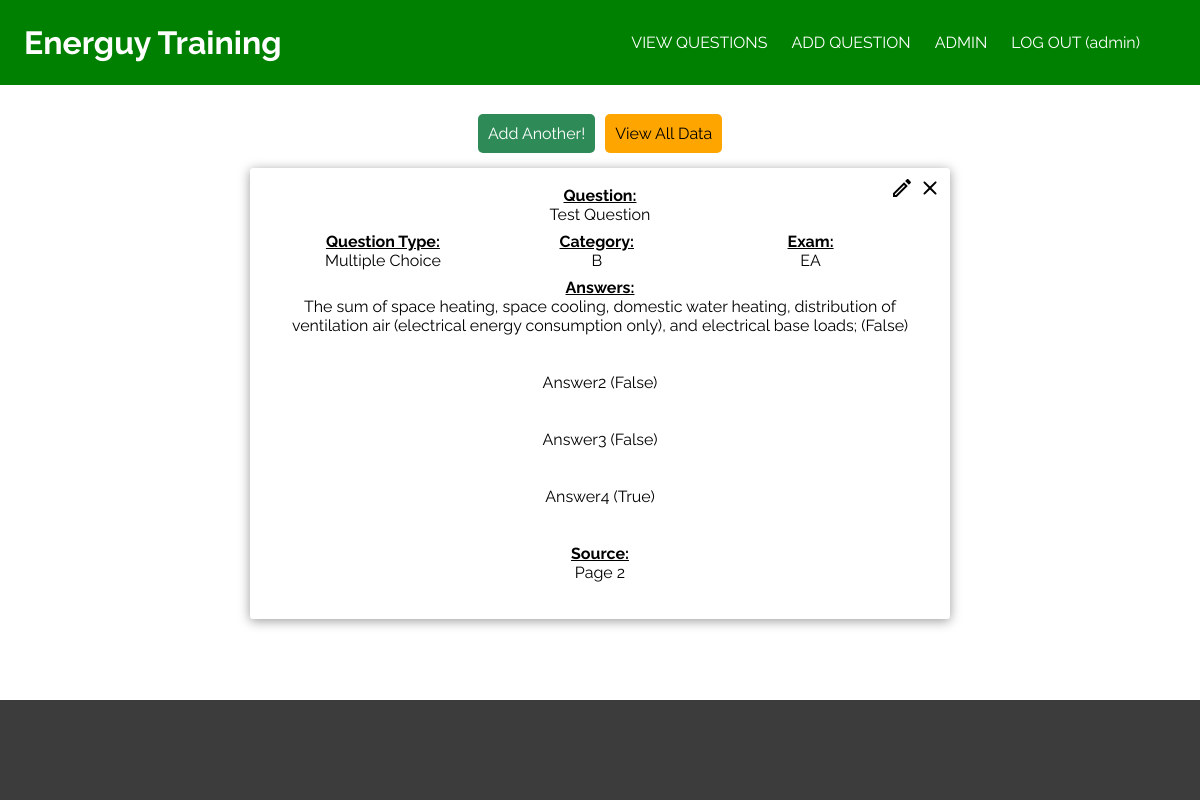
The app's page /add/1 (signed in) with its own data.
### package/models.py (models this page shows, shortened)
class User(db.Model, UserMixin):
  __tablename__ = 'Users'
  id = db.Column(db.Integer, primary_key=True)
  username = db.Column(db.String(1000), unique=True, nullable=False)
  password = db.Column(db.String(1000), nullable=False)

class Question(db.Model):
  __tablename__ = 'Questions'
  id = db.Column(db.Integer, primary_key=True)
  exam = db.Column(db.String(1000), nullable=False)
  category = db.Column(db.String(1000), nullable=False)
  question = db.Column(db.String(1000), nullable=False)
  question_type = db.Column(db.String(1000), nullable=False)
  question_image = db.Column(db.String(1000), nullable=True)
  answer_1 = db.Column(db.String(2000), nullable=False)
  answer_2 = db.Column(db.String(2000), nullable=False)
  answer_3 = db.Column(db.String(2000), nullable=False)
  answer_4 = db.Column(db.String(2000), nullable=False)
  answers = db.Column(db.String(12000), nullable=False)
  source = db.Column(db.String(1000), nullable=False)

### package/routes.py (the view)
@app.route('/add/<int:id>', methods=['GET', 'POST'])
@login_required
def add(id):
  question = Question.query.filter_by(id=id).first()
  questions = Question.query.all()
  if question in questions:
    return render_template('add-another.html', title = 'Add Question', question=question)
  else:
    return render_template('add-another.html', title = 'Add Question')

### package/__init__.py (called while the page is built)
@login_manager.user_loader
def load_user(user_id):
  return User.query.get(int(user_id))

### package/templates/add-another.html (shortened to what this page needs)
{% extends 'base.html' %}
{% block content %}
  <div class="button-container">
    <a class="button seagreen" href="{{ url_for('add_question') }}">Add Another!</a>
    <a class="button" href="{{ url_for('questions') }}">View All Data</a>
  </div>
  {% if question %}
    <div class="card">
      <div class="questions">
        <div>
          <h4>Question:</h4>
          <p>{{ question.question }}</p>
        </div>
        <div class="types">
          <div>
            <h4>Question Type:</h4>
            <p>{{ question.question_type }}</p>
          </div>
          <div>
            <h4>Category:</h4>
            <p>{{ question.category }}</p>
          </div>
          <div>
            <h4>Exam:</h4>
            <p>{{ question.exam}}</p>
          </div>
        </div>
      </div>
      <div class="answers">
        <h4>Answers:</h4>
        <p>{{ question.answer_1 }}</p><br><p>{{ question.correct_1 }}</p><br>
        <p>{{ question.answer_2 }}</p><br><p>{{ question.correct_2 }}</p><br>
        <p>{{ question.answer_3 }}</p><br><p>{{ question.correct_3 }}</p><br>
        <p>{{ question.answer_4 }}</p><br><p>{{ question.correct_4 }}</p><br>
        <h4>Source:</h4>
        <p>{{ question.source }}</p>
        <br>
      </div>
    <div class="icon close">
      <a href="/edit/{{ question.id }}/origin-add">
        <img src="{{ url_for('static', filename='icons/edit.svg') }}">
      </a>
      <a href="/delete-question/{{ question.id }}/origin-add">
        <img src="{{ url_for('static', filename='icons/close.svg') }}">
      </a>
    </div>
  </div>
  {% endif %}
{% endblock content %}

### package/templates/base.html (shortened to what this page needs)
<!DOCTYPE html>
<html>
  <head>
    <link rel='stylesheet' type='text/css' href="{{ url_for('static', filename='style.css') }}">
  </head>
  <body>
    <div class="page-container">
      <header>
        <div class="logo">
          <a href="{{ url_for('home') }}">
            <h1>Energuy Training</h1>
          </a>
        </div>
        <div class="nav">
          <ul>
            <a href="{{ url_for('questions') }}">
              VIEW QUESTIONS
            </a>
            <a href="{{ url_for('add_question') }}">
              ADD QUESTION
            </a>
            {% if current_user.username == 'admin' and current_user.is_authenticated %}
              <a href="{{ url_for('admin') }}">
                ADMIN
              </a>
            {% endif %}
            {% if current_user.is_authenticated %}
              <a href="{{ url_for('logout') }}">
                LOG OUT ({{ current_user.username }})
              </a>
            {% else %}
              <a href="{{ url_for('login') }}">
                LOG IN
              </a>
            {% endif %}
          </ul>
        </div class="nav">
      </header>
      <main>
        <div class="container">
          {% block content %}
          {% endblock %}
        </div>
      </main>
      <footer>
      </footer>
    </div>
  </body>
</html>

### package/static/style.css (style rules this page uses)
* { padding: 0; margin: 0; box-sizing: border-box; font-family: 'Raleway', sans-serif; text-align: center; }
header { background-color: green; display: flexbox; justify-content: center; }
header h1 { text-align: center; padding: 2vw 0; color: white; }
header div { padding: 0 2vw; }
header .nav { width: 100vw; display: flex; justify-content: center; align-items: center; }
header ul { text-align: center; }
header ul a { display: block; padding: 1vh; width: 100vw; }
header a { color: white; text-decoration: none; }
.container { margin: 2vh 5vw; }
.card { position: relative; padding: 10px; background-color: white; border-radius: 3px; box-shadow: 0 2px 12px 0 rgba(0,0,0,0.4); margin: 10px; overflow-wrap: break-word; }
.card div { margin: 1vh; }
.questions { margin-top: 5vh; }
.types { display: flex; justify-content: left; }
.types div { width: 33%; margin: 0; }
.icon { position: absolute; top: 0; }
.icon a { text-decoration: none; }
.icon a img { width: 24px; height: 24px; }
.close { right: 0; }
h4 { font-weight: bold; text-decoration: underline; }
.button-container { display: flex; justify-content: center; }
.button { padding: 10px; margin: 5px; border-radius: 5px; background-color: orange; text-decoration: none; color: black; }
.seagreen { background-color: seagreen; color: white; }
main { padding-bottom: 100px; }
footer { height: 100px; background-color: rgb(60,60,60); width: 100%; position: absolute; bottom: 0; }
.page-container { position: relative; min-height: 100vh; }
@media only screen and (min-width: 720px) { header { position: relative; display: flex; justify-content: initial; align-items: center; } }
@media only screen and (min-width: 720px) { header h1 { text-align: left; } }
@media only screen and (min-width: 720px) { header .nav { position: absolute; height: 100%; right: 2vw; } }
@media only screen and (min-width: 720px) { header ul { display: flex; position: relative; align-items: center; height: 100%; } }
@media only screen and (min-width: 720px) { header ul a { display: inline-flex; padding: 0 1vw; height: 100%; width: auto; align-items: center; } }
@media only screen and (min-width: 720px) { header .nav { width: auto; } }
@media only screen and (min-width: 720px) { .container { margin: 2vw 20vw; } }

### records on screen
User: username "admin"
Question: question "Test Question", question_type "Multiple Choice", category "B", exam "EA", answer_1 "The sum of space heating, space cooling, domestic water heating, distribution of ventilation air (electrical energy consumption only), and electrical base loads; (False)", answer_2 "Answer2 (False)", answer_3 "Answer3 (False)", answer_4 "Answer4 (True)", source "Page 2"
